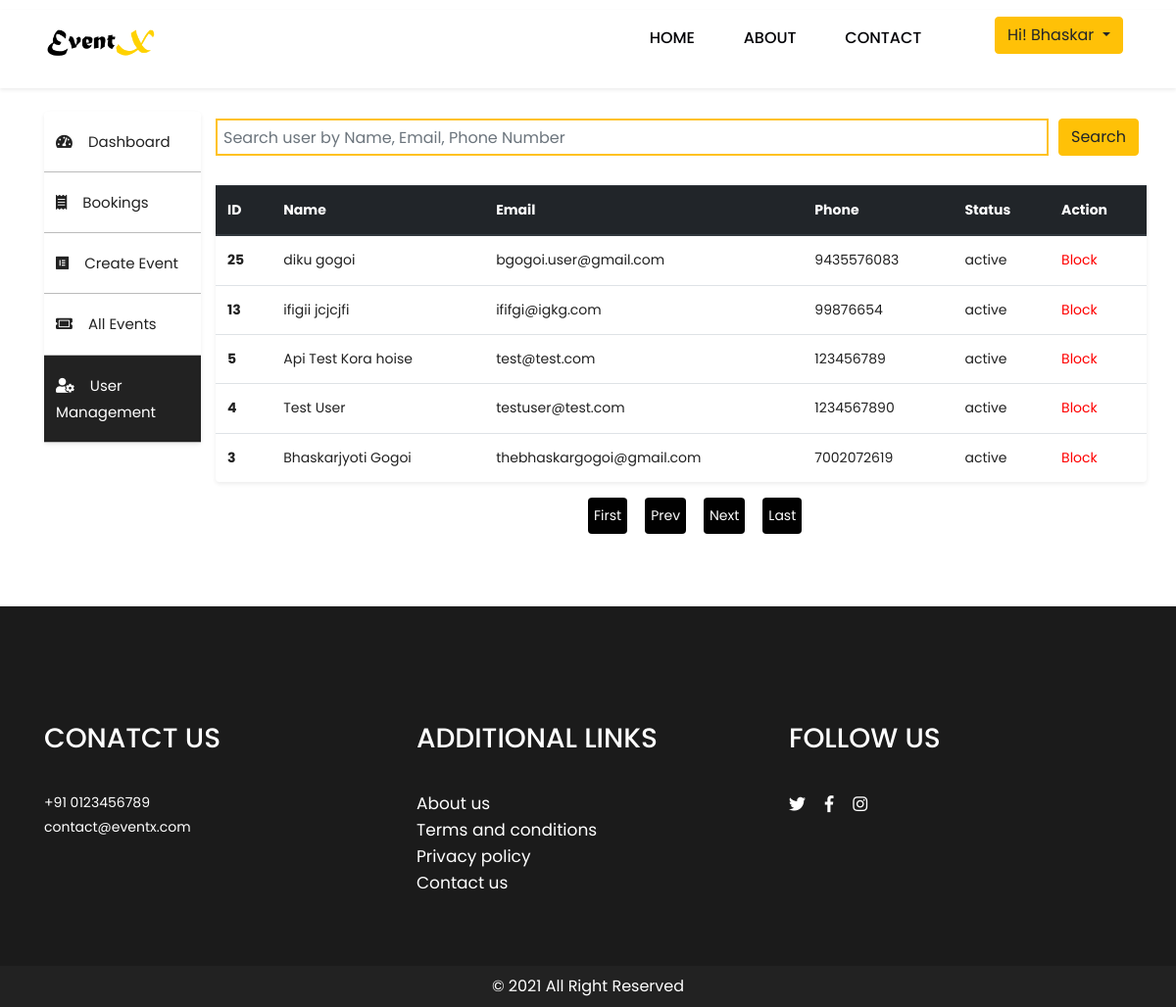
Page /admin/user-management.php (signed in) on the committed database.
### tables this page shows
CREATE TABLE `users` (
  `u_id` int(11) NOT NULL,
  `firstname` varchar(20) NOT NULL,
  `lastname` varchar(20) NOT NULL,
  `email` varchar(30) NOT NULL,
  `phone` varchar(11) NOT NULL,
  `status` varchar(20) NOT NULL DEFAULT 'active'
);

### admin/user-management.php (the view, shortened to what this page needs)
<?php
	include ('../includes/header.php');
?>
</head>
<body class="main-layout">
    <?php
		include('../includes/nav.php');
	?>
    <div class="container mt-4">
        <div class="row">
            <div class="col-sm-2">
                <?php
                    include('includes/side-nav.php');
                ?>
            </div>
            <?php
                $query = "all";
            ?>
            <div class="col-sm-10">
                <div class="row">
                    <form class="form-inline" action="" method="GET">
                        <div class="form-group">
                            <input
                                style="height: 38px; margin-top: 7px; width: 850px; padding: 6px; margin-right: 10px;"
                                type="text" name="query" class="form-control"
                                placeholder="Search user by Name, Email, Phone Number" required>
                        </div>
                        <button type="submit" name="submit" class="btn btn-warning mb-4">Search</button>
                    </form>
                    <?php
                    include('../includes/database_connection.php');
                    if($query == "all"){
                        $sql = "SELECT * FROM users";
                    } else {
                        $sql = "SELECT * FROM users WHERE firstname LIKE ? OR lastname LIKE ?  OR email LIKE ?  OR phone LIKE ?";
                    }
                    $stmt = mysqli_stmt_init($conn);
                    if(!mysqli_stmt_prepare($stmt, $sql)){
                        echo "Error";
                    } else {
                        mysqli_stmt_execute($stmt);
                        $result = mysqli_stmt_get_result($stmt);
                        if (mysqli_num_rows($result) > 0) {
                            if (isset($_GET['pageno'])) {
                                $pageno = $_GET['pageno'];
                            } else {
                                $pageno = 1;
                            }
                            $no_of_records_per_page = 8;
                            $offset = ($pageno-1) * $no_of_records_per_page;
                            $total_pages_sql = "SELECT COUNT(*) FROM users";
                            $result = mysqli_query($conn,$total_pages_sql);
                            $total_rows = mysqli_fetch_array($result)[0];
                            $total_pages = ceil($total_rows / $no_of_records_per_page);
                            if($query == "all"){
                                $sql_users = "SELECT * FROM users ORDER BY u_id DESC LIMIT ?, ?";
                            } else {
                                $sql_users = "SELECT * FROM users WHERE firstname LIKE ? OR lastname LIKE ?  OR email LIKE ?  OR phone LIKE ? ORDER BY u_id DESC LIMIT ?, ?;";
                            }
                            $stmt_users = mysqli_stmt_init($conn);
                            if(!mysqli_stmt_prepare($stmt_users, $sql_users)){
                                echo "Error";
                            } else {
                                if($query == "all"){
                                    mysqli_stmt_bind_param($stmt_users, "ss", $offset, $no_of_records_per_page);
                                } else {
                                    mysqli_stmt_bind_param($stmt_users, "ssssss",$query, $query, $query, $query, $offset, $no_of_records_per_page);
                                }
                                mysqli_stmt_execute($stmt_users);
                                $res_data = mysqli_stmt_get_result($stmt_users);
                                echo "
                                <table class='table shadow-sm rounded'>
                                    <thead class='thead-dark'>
                                        <tr>
                                            <th scope='col'>ID</th>
                                            <th scope='col'>Name</th>
                                            <th scope='col'>Email</th>
                                            <th scope='col'>Phone</th>
                                            <th scope='col'>Status</th>
                                            <th scope='col'>Action</th>
                                        </tr>
                                    </thead>
                                    <tbody>";
                                while($row = mysqli_fetch_array($res_data)){
                                    echo"<tr>
                                            <th>$row[u_id]</th>
                                            <td>$row[firstname] $row[lastname]</td>
                                            <td>$row[email]</td>
                                            <td>$row[phone]</td>
                                            <td>$row[status]</td>";
                                                if($row['status'] == "active"){
                                                    echo
                                                    "<td>
                                                        <form action='includes/user-action.php' method='post'>
                                                            <input type='hidden' name='action' value='blocked' required>
                                                            <input type='hidden' name='user_id' value='$row[u_id]' required>
                                                            <button style='color: red; background:none;'>Block</button>
                                                        </form>
                                                    </td>";
                                                }
                                        echo "
                                        </tr>";
                                }
                                echo "</tbody>
                                </table>";
                            }
                            if($query == "all"){
                        ?>
                    <div class="pagi">
                        <ul class="pagination">
                            <li><a href="?pageno=1">First</a></li>
                            <li class="<?php if($pageno <= 1){ echo 'disabled'; } ?>">
                                <a
                                    href="<?php if($pageno <= 1){ echo '#'; } else { echo "?pageno=".($pageno - 1); } ?>">Prev</a>
                            </li>
                            <li class="<?php if($pageno >= $total_pages){ echo 'disabled'; } ?>">
                                <a
                                    href="<?php if($pageno >= $total_pages){ echo '#'; } else { echo "?pageno=".($pageno + 1); } ?>">Next</a>
                            </li>
                            <li><a href="?pageno=<?php echo $total_pages; ?>">Last</a></li>
                        </ul>
                    </div>
                    <?php
                            }
                        } else {
                            echo "<img class='image-center' src='$http_host/images/empty.svg' alt='empty'>";
                        }
                    }
                    ?><br>
                </div>
            </div>
        </div>
    </div>
    <?php
		include('../includes/footer.php');
	?>
</body>
</html>

### css/style.css (style rules this page uses)
* { box-sizing: border-box !important; }
html { scroll-behavior: smooth; }
body { color: #212121; font-size: 14px; font-family: 'poppins', sans-serif; line-height: 1.80857; font-weight: normal; overflow-x: hidden; }
a { color: #1f1f1f; text-decoration: none !important; outline: none !important; -webkit-transition: all .3s ease-in-out; -moz-transition: all .3s ease-in-out; -ms-transition: all .3s ease-in-out; -o-transition: all .3s ease-in-out; transition: all .3s ease-in-out; }
*, *::after, *::before { -webkit-box-sizing: border-box; -moz-box-sizing: border-box; box-sizing: border-box; }
ul, li, ol { margin: 0px; padding: 0px; list-style: none; }
a { color: #222222; text-decoration: none; outline: none !important; }
a, .btn { text-decoration: none !important; outline: none !important; -webkit-transition: all .3s ease-in-out; -moz-transition: all .3s ease-in-out; -ms-transition: all .3s ease-in-out; -o-transition: all .3s ease-in-out; transition: all .3s ease-in-out; }
button { border: 0; margin: 0; padding: 0; cursor: pointer; }
.form-control { border: #ffc221 solid 2px; border-radius: inherit; margin-bottom: 30px; padding: 13px 20px; font-family: poppins; }
.pagi { width: 100%; text-align: center; margin-left: 40%; }
.pagination li { margin-right: 18px; background-color: #010101; padding: 6px; color: #fff; border-radius: 4px; transition: 0.3s all; }
.pagination li a { color: #fff; }

### rows in the picture
users: u_id "25", firstname "diku", lastname "gogoi", email "bgogoi.user@gmail.com", phone "9435576083", status "active"
users: u_id "13", firstname "ifigii", lastname "jcjcjfi", email "ififgi@igkg.com", phone "99876654", status "active"
users: u_id "5", firstname "Api Test", lastname "Kora hoise", email "test@test.com", phone "123456789", status "active"
users: u_id "4", firstname "Test", lastname "User", email "testuser@test.com", phone "1234567890", status "active"
users: u_id "3", firstname "Bhaskarjyoti", lastname "Gogoi", email "thebhaskargogoi@gmail.com", phone "7002072619", status "active"

### other values in the picture
$_SESSION[firstname] "Bhaskar"
